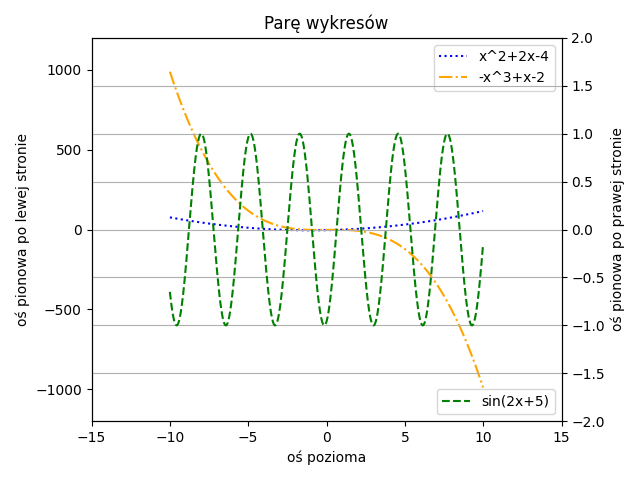

Recreate this plot in Python.
import numpy as np
import pandas as pd
import matplotlib.pyplot as plt
from matplotlib import cm
from matplotlib.ticker import LinearLocator, FormatStrFormatter
from mpl_toolkits.mplot3d.axes3d import get_test_data
import seaborn as sns

x = np.arange(-10, 10, 0.01)
y1 = x**2 + 2*x - 4
y2 = -x**3 + x - 2
y3 = np.sin(2*x + 5)

fig, ax1 = plt.subplots()
ax1.plot(x, y1, ':', color='blue', label='x^2+2x-4')
ax1.plot(x, y2, '-.', color='orange', label='-x^3+x-2')
ax1.set_xlabel('oś pozioma')
ax1.set_ylabel('oś pionowa po lewej stronie')
ax1.tick_params(axis='y')
plt.ylim(-1200, 1200)
plt.xlim(-15, 15)
plt.legend(loc='upper right')

ax2 = ax1.twinx()

ax2.plot(x, y3, '--', color='green', label='sin(2x+5)')
ax2.set_ylabel('oś pionowa po prawej stronie')
ax2.tick_params(axis='y')
plt.title('Parę wykresów')
plt.ylim(-2, 2)
plt.grid(axis='y')
plt.tight_layout()
plt.legend(loc='lower right')

plt.savefig('zad8.png')
plt.show()